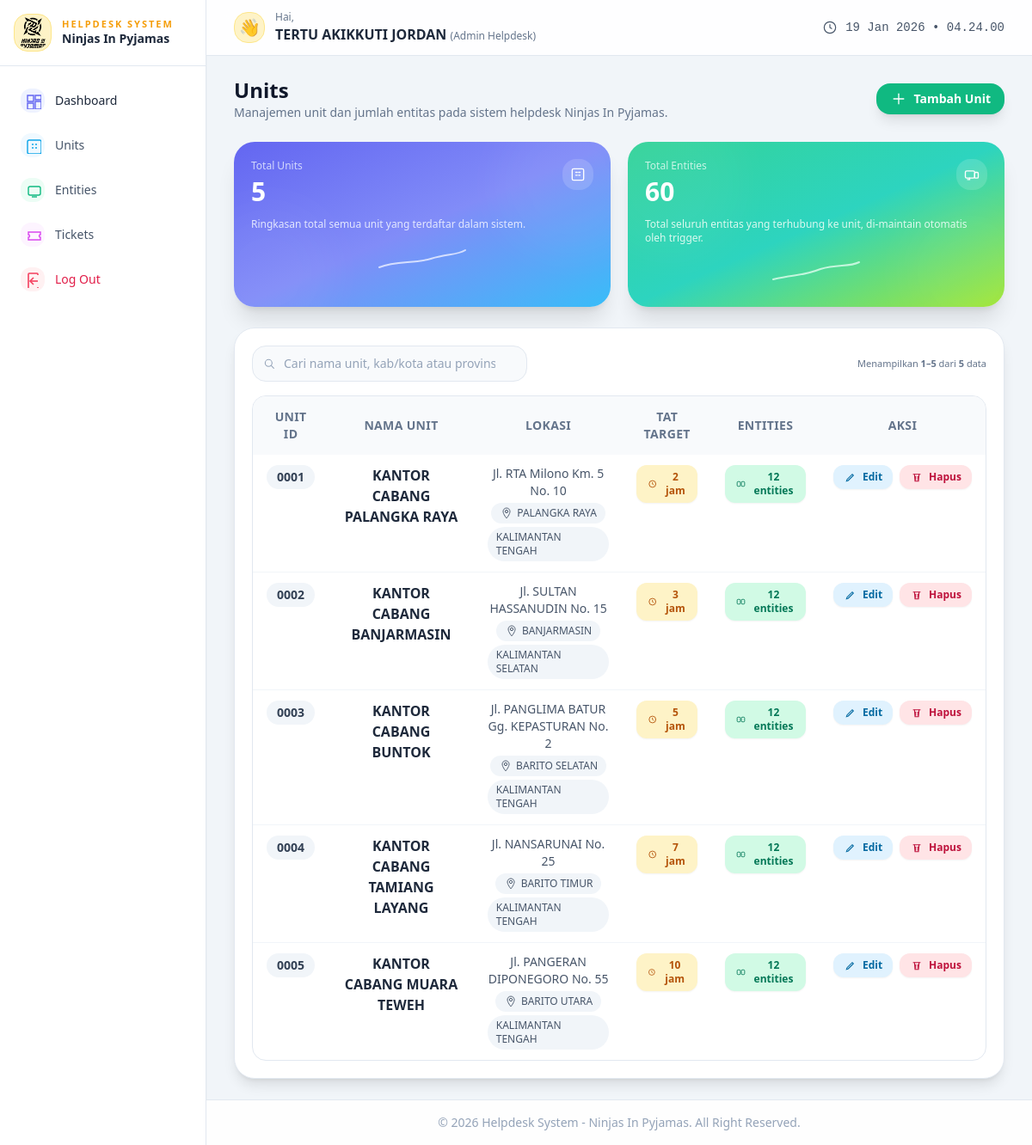
The app's page /admin/units.php (signed in) with its own data.
### tables this page shows
CREATE TABLE `units` (
  `id` int(10) UNSIGNED NOT NULL,
  `unit_id` varchar(50) NOT NULL,
  `nama_unit` varchar(200) NOT NULL,
  `alamat` text DEFAULT NULL,
  `kab_kota` varchar(100) DEFAULT NULL,
  `provinsi` varchar(100) DEFAULT NULL,
  `tat_target` int(10) UNSIGNED DEFAULT NULL,
  `entity_count` int(10) UNSIGNED NOT NULL DEFAULT 0,
  `created_at` timestamp NOT NULL DEFAULT current_timestamp(),
  `updated_at` timestamp NOT NULL DEFAULT current_timestamp() ON UPDATE current_timestamp()
);

### public/admin/units.php (the view, shortened to what this page needs)
<?php
$pdo = db();
$totalUnits = (int) $pdo->query("SELECT COUNT(*) FROM units")->fetchColumn();
$totalEntities = (int) $pdo->query("SELECT COALESCE(SUM(entity_count), 0) FROM units")->fetchColumn();
$search   = trim($_GET['q'] ?? '');
$page     = max(1, (int)($_GET['page'] ?? 1));
$perPage  = 10;
$fromSql = "FROM units WHERE 1";
$countSql = "SELECT COUNT(*) " . $fromSql;
$countStmt = $pdo->prepare($countSql);
$countStmt->execute();
$totalRows = (int) $countStmt->fetchColumn();
$offset = ($page - 1) * $perPage;
$dataSql = "
    SELECT
        id,
        unit_id,
        nama_unit,
        alamat,
        kab_kota,
        provinsi,
        tat_target,
        entity_count,
        created_at
    " . $fromSql . "
    ORDER BY created_at ASC
    LIMIT :limit OFFSET :offset
";
$dataStmt = $pdo->prepare($dataSql);
$dataStmt->bindValue(':limit',  $perPage, PDO::PARAM_INT);
$dataStmt->bindValue(':offset', $offset,  PDO::PARAM_INT);
$dataStmt->execute();
$units = $dataStmt->fetchAll();
?>
<!DOCTYPE html>
<html lang="id">
<head>
    <script src="https://cdn.tailwindcss.com"></script>
</head>
<body class="min-h-screen bg-slate-100 text-slate-900 antialiased">
<div class="min-h-screen flex">
    <?php include __DIR__ . '/sidebar_admin.php'; ?>
    <div class="flex-1 flex flex-col">
        <?php include __DIR__ . '/header_admin.php'; ?>
        <main class="flex-1 px-4 md:px-6 lg:px-8 py-6 space-y-6 fade-in-soft-delayed">
            <div class="flex flex-col md:flex-row md:items-center md:justify-between gap-3">
                <div>
                    <h1 class="text-xl md:text-2xl font-semibold">Units</h1>
                    <p class="text-xs md:text-sm text-slate-500">
                        Manajemen unit dan jumlah entitas pada sistem helpdesk Ninjas In Pyjamas.
                    </p>
                </div>
                <div class="flex flex-wrap items-center gap-2">
                    <a href="units_create.php"
                       class="inline-flex items-center gap-2 rounded-2xl bg-emerald-500 px-4 py-2 text-xs md:text-sm
                              font-semibold text-white shadow-lg hover:bg-emerald-400 hover:shadow-xl
                              hover:-translate-y-[1px] active:translate-y-0 transition">
                        <svg xmlns="http://www.w3.org/2000/svg" class="w-4 h-4 md:w-5 md:h-5" viewBox="0 0 24 24" fill="none">
                            <path d="M12 5V19" stroke="currentColor" stroke-width="1.6" stroke-linecap="round"/>
                            <path d="M5 12H19" stroke="currentColor" stroke-width="1.6" stroke-linecap="round"/>
                        </svg>
                        <span>Tambah Unit</span>
                    </a>
                </div>
            </div>
            <section class="grid grid-cols-1 md:grid-cols-2 gap-4 md:gap-5">
                <div class="relative rounded-3xl bg-gradient-to-br from-indigo-500 via-indigo-400 to-sky-400 text-white shadow-xl overflow-hidden">
                    <div class="absolute inset-0 opacity-40 pointer-events-none">
                        <div class="absolute -bottom-10 -left-10 w-40 h-40 bg-white/10 rounded-full blur-xl"></div>
                        <div class="absolute -top-10 -right-10 w-44 h-44 bg-white/10 rounded-full blur-xl"></div>
                    </div>
                    <div class="relative p-4 md:p-5 space-y-3">
                        <div class="flex items-start justify-between gap-3">
                            <div>
                                <p class="text-xs font-medium text-indigo-50/80">Total Units</p>
                                <p class="mt-1 text-2xl md:text-3xl font-semibold"><?= $totalUnits; ?></p>
                            </div>
                            <div class="inline-flex items-center justify-center w-9 h-9 rounded-2xl bg-white/15">
                            </div>
                        </div>
                        <p class="text-[11px] md:text-xs text-indigo-50/90">
                            Ringkasan total semua unit yang terdaftar dalam sistem.
                        </p>
                        <div class="mt-2 h-10">
                            <svg viewBox="0 0 100 40" class="w-full h-full text-indigo-100/90">
                                <path d="M0 30 C 20 22, 40 26, 60 20 C 80 14, 90 16, 100 10"
                                      fill="none" stroke="currentColor" stroke-width="2" stroke-linecap="round"/>
                            </svg>
                        </div>
                    </div>
                </div>
                <div class="relative rounded-3xl bg-gradient-to-br from-emerald-400 via-teal-400 to-lime-400 text-white shadow-xl overflow-hidden">
                    <div class="absolute inset-0 opacity-40 pointer-events-none">
                        <div class="absolute -bottom-10 -right-10 w-40 h-40 bg-white/10 rounded-full blur-xl"></div>
                        <div class="absolute -top-10 -left-10 w-44 h-44 bg-white/10 rounded-full blur-xl"></div>
                    </div>
                    <div class="relative p-4 md:p-5 space-y-3">
                        <div class="flex items-start justify-between gap-3">
                            <div>
                                <p class="text-xs font-medium text-emerald-50/80">Total Entities</p>
                                <p class="mt-1 text-2xl md:text-3xl font-semibold"><?= $totalEntities; ?></p>
                            </div>
                            <div class="inline-flex items-center justify-center w-9 h-9 rounded-2xl bg-white/15">
                            </div>
                        </div>
                        <p class="text-[11px] md:text-xs text-emerald-50/90">
                            Total seluruh entitas yang terhubung ke unit, di-maintain otomatis oleh trigger.
                        </p>
                        <div class="mt-2 h-10">
                            <svg viewBox="0 0 100 40" class="w-full h-full text-emerald-100/90">
                                <path d="M0 28 C 25 22, 35 24, 55 16 C 75 10, 88 14, 100 8"
                                      fill="none" stroke="currentColor" stroke-width="2" stroke-linecap="round"/>
                            </svg>
                        </div>
                    </div>
                </div>
            </section>
            <section class="bg-white rounded-3xl shadow-lg border border-slate-200 p-4 md:p-5 space-y-4 fade-in-soft">
                <form method="get" class="flex flex-col md:flex-row md:items-center md:justify-between gap-3">
                    <div class="flex items-center gap-2 w-full md:w-80">
                        <div class="relative flex-1">
                            <span class="absolute inset-y-0 left-0 flex items-center pl-3 text-slate-400">
                                <svg xmlns="http://www.w3.org/2000/svg" class="w-4 h-4" viewBox="0 0 24 24" fill="none">
                                    <circle cx="11" cy="11" r="6" stroke="currentColor" stroke-width="1.6"/>
                                    <path d="M16 16L20 20" stroke="currentColor" stroke-width="1.6" stroke-linecap="round"/>
                                </svg>
                            </span>
                            <input
                                type="text"
                                name="q"
                                value="<?= htmlspecialchars($search, ENT_QUOTES, 'UTF-8'); ?>"
                                class="w-full rounded-2xl border border-slate-200 bg-slate-50 px-9 py-2.5 text-xs md:text-sm
                                       outline-none focus:ring-2 focus:ring-indigo-500/50 focus:border-indigo-500
                                       placeholder:text-slate-400"
                                placeholder="Cari nama unit, kab/kota atau provinsi..."
                            >
                        </div>
                    </div>
                    <div class="flex items-center gap-2 text-[11px] text-slate-500">
                        <span>
                            Menampilkan
                            <span class="font-semibold">
                                <?= $totalRows > 0 ? ($offset + 1) : 0; ?>–<?= min($offset + $perPage, $totalRows); ?>
                            </span>
                            dari <span class="font-semibold"><?= $totalRows; ?></span> data
                        </span>
                    </div>
                </form>
                <div class="overflow-x-auto rounded-2xl border border-slate-200">
                    <table class="min-w-full text-xs md:text-sm">
                        <thead class="bg-slate-50">
                        <tr class="text-left text-xs md:text-sm text-slate-500 uppercase tracking-wide">
                            <th class="px-4 py-3.5 text-center">Unit ID</th>
                            <th class="px-4 py-3.5 text-center">Nama Unit</th>
                            <th class="px-4 py-3.5 text-center">Lokasi</th>
                            <th class="px-4 py-3.5 text-center">TAT Target</th>
                            <th class="px-4 py-3.5 text-center">Entities</th>
                            <th class="px-4 py-3.5 text-center">Aksi</th>
                        </tr>
                        </thead>
                        <tbody class="divide-y divide-slate-100">
<?php if (empty($units)): ?>
    <tr>
        <td colspan="6" class="px-4 py-6 text-center text-xs md:text-sm text-slate-500">
            Belum ada data unit yang tersedia.
        </td>
    </tr>
<?php else: ?>
    <?php foreach ($units as $row): ?>
        <tr class="hover:bg-slate-50/80 transition">
            <td class="px-4 py-3 align-top text-center">
                <?php if (!empty($row['unit_id'])): ?>
                    <span class="inline-flex items-center justify-center rounded-full bg-slate-100 px-3 py-1 text-xs md:text-sm text-slate-700 font-semibold">
                        <?= htmlspecialchars($row['unit_id'], ENT_QUOTES, 'UTF-8'); ?>
                    </span>
                <?php else: ?>
                    <span class="text-xs md:text-sm text-slate-400">-</span>
                <?php endif; ?>
            </td>
            <td class="px-4 py-3 align-top text-center">
                <div class="font-semibold text-slate-800 text-sm md:text-base">
                    <?= htmlspecialchars($row['nama_unit'], ENT_QUOTES, 'UTF-8'); ?>
                </div>
            </td>
            <td class="px-4 py-3 align-top">
                <?php if (!empty($row['alamat'])): ?>
                    <div class="text-xs md:text-sm text-slate-600 mb-1 md:text-center">
                        <?= htmlspecialchars($row['alamat'], ENT_QUOTES, 'UTF-8'); ?>
                    </div>
                <?php endif; ?>
                <div class="mt-1 flex flex-wrap items-center justify-start md:justify-center gap-1">
                    <?php if (!empty($row['kab_kota'])): ?>
                        <span class="inline-flex items-center gap-1 rounded-full bg-slate-100 px-2.5 py-1 text-[11px] md:text-xs text-slate-600">
                            <svg xmlns="http://www.w3.org/2000/svg" class="w-4 h-4" viewBox="0 0 24 24" fill="none">
                                <path d="M12 3C8.68629 3 6 5.68629 6 9C6 13.5 12 21 12 21C12 21 18 13.5 18 9C18 5.68629 15.3137 3 12 3Z"
                                      stroke="currentColor" stroke-width="1.4"/>
                                <circle cx="12" cy="9" r="2.5" stroke="currentColor" stroke-width="1.4"/>
                            </svg>
                            <?= htmlspecialchars($row['kab_kota'], ENT_QUOTES, 'UTF-8'); ?>
                        </span>
                    <?php endif; ?>
                    <?php if (!empty($row['provinsi'])): ?>
                        <span class="inline-flex items-center rounded-full bg-slate-100 px-2.5 py-1 text-[11px] md:text-xs text-slate-600">
                            <?= htmlspecialchars($row['provinsi'], ENT_QUOTES, 'UTF-8'); ?>
                        </span>
                    <?php endif; ?>
                </div>
            </td>
            <td class="px-4 py-3 align-top text-center">
                <?php if ($row['tat_target'] !== null): ?>
                    <span class="inline-flex items-center gap-1.5 px-3 py-1.5 rounded-xl
                                bg-amber-100 text-amber-700 text-[11px] md:text-xs font-semibold
                                shadow-sm hover:shadow-md transition">
                        <svg xmlns="http://www.w3.org/2000/svg" class="w-4 h-4" viewBox="0 0 24 24" fill="none">
                            <circle cx="12" cy="12" r="7" stroke="currentColor" stroke-width="1.6"/>
                            <path d="M12 9V12L14 14" stroke="currentColor" stroke-width="1.6" stroke-linecap="round"/>
                        </svg>
                        <?= (int) $row['tat_target']; ?> jam
                    </span>
                <?php else: ?>
                    <span class="text-xs md:text-sm text-slate-400">-</span>
                <?php endif; ?>
            </td>
            <td class="px-4 py-3 align-top text-center">
                <button class="inline-flex items-center gap-1.5 px-3 py-1.5 rounded-xl
                            bg-emerald-100 text-emerald-700 text-[11px] md:text-xs font-semibold
                            hover:bg-emerald-200 shadow-sm hover:shadow-md transition">
                    <svg xmlns="http://www.w3.org/2000/svg" class="w-4 h-4" viewBox="0 0 24 24" fill="none">
                        <rect x="4" y="7" width="7" height="10" rx="2" stroke="currentColor" stroke-width="1.6"/>
                        <rect x="13" y="7" width="7" height="10" rx="2" stroke="currentColor" stroke-width="1.6"/>
                    </svg>
                    <?= (int) $row['entity_count']; ?> entities
                </button>
            </td>
            <td class="px-4 py-3 align-top text-center">
                <div class="inline-flex items-center gap-2">
                    <a href="units_edit.php?id=<?= (int)$row['id']; ?>"
                       class="inline-flex items-center gap-1.5 px-3 py-1.5 rounded-xl
                              bg-sky-100 text-sky-700 text-[11px] md:text-xs font-semibold
                              hover:bg-sky-200 shadow-sm hover:shadow-md transition">
                        <svg xmlns="http://www.w3.org/2000/svg" class="w-4 h-4" viewBox="0 0 24 24" fill="none">
                            <path d="M5 19L6 16L15 7L17 9L8 18L5 19Z" stroke="currentColor" stroke-width="1.6"/>
                        </svg>
                        Edit
                    </a>
                    <button type="button"
                       class="btn-delete inline-flex items-center gap-1.5 px-3 py-1.5 rounded-xl
                              bg-rose-100 text-rose-700 text-[11px] md:text-xs font-semibold
                              hover:bg-rose-200 shadow-sm hover:shadow-md transition"
                       data-id="<?= (int)$row['id']; ?>"
                       data-name="<?= htmlspecialchars($row['nama_unit'], ENT_QUOTES, 'UTF-8'); ?>">
                        Hapus
                    </button>
                </div>
            </td>
        </tr>
    <?php endforeach; ?>
<?php endif; ?>
</tbody>
                    </table>
                </div>
            </section>
        </main>
        <?php include __DIR__ . '/footer_admin.php'; ?>
    </div>
</div>
</body>
</html>

### public/admin/units.php (style rules this page uses)
.fade-in-soft { animation: fadeInUpSoft 0.7s cubic-bezier(0.22, 0.61, 0.36, 1) forwards; }
.fade-in-soft-delayed { animation: fadeInUpSoft 0.9s cubic-bezier(0.22, 0.61, 0.36, 1) 0.1s forwards; }

### records on screen
units: unit "0001", nama_unit "KANTOR CABANG PALANGKA RAYA", alamat "Jl. RTA Milono Km. 5 No. 10", kab_kota "PALANGKA RAYA", provinsi "KALIMANTAN TENGAH", tat_target "2", entity_count "12"
units: unit "0002", nama_unit "KANTOR CABANG BANJARMASIN", alamat "Jl. SULTAN HASSANUDIN No. 15", kab_kota "BANJARMASIN", provinsi "KALIMANTAN SELATAN", tat_target "3", entity_count "12"
units: unit "0003", nama_unit "KANTOR CABANG BUNTOK", alamat "Jl. PANGLIMA BATUR Gg. KEPASTURAN No. 2", kab_kota "BARITO SELATAN", provinsi "KALIMANTAN TENGAH", tat_target "5", entity_count "12"
units: unit "0004", nama_unit "KANTOR CABANG TAMIANG LAYANG", alamat "Jl. NANSARUNAI No. 25", kab_kota "BARITO TIMUR", provinsi "KALIMANTAN TENGAH", tat_target "7", entity_count "12"
units: unit "0005", nama_unit "KANTOR CABANG MUARA TEWEH", alamat "Jl. PANGERAN DIPONEGORO No. 55", kab_kota "BARITO UTARA", provinsi "KALIMANTAN TENGAH", tat_target "10", entity_count "12"

### other values on screen
$fullname "TERTU AKIKKUTI JORDAN"
$roleLabel "Admin Helpdesk"
$totalUnits "5"
$totalEntities "60"
$offset + 1 "1"
min($offset + $perPage, $totalRows) "5"
$totalRows "5"
